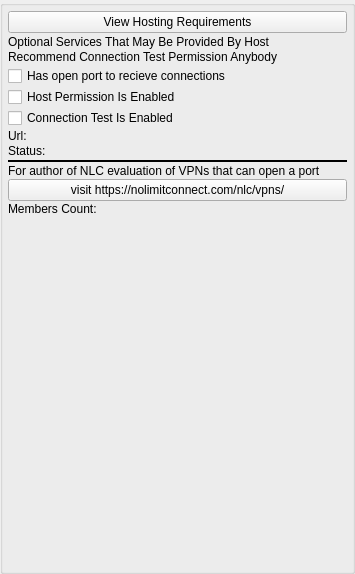
<?xml version="1.0" encoding="UTF-8"?>
<ui version="4.0">
 <class>AppletHostNetworkStatusUi</class>
 <widget class="QWidget" name="AppletHostNetworkStatusUi">
  <property name="geometry">
   <rect>
    <x>0</x>
    <y>0</y>
    <width>355</width>
    <height>574</height>
   </rect>
  </property>
  <property name="sizePolicy">
   <sizepolicy hsizetype="Expanding" vsizetype="Expanding">
    <horstretch>0</horstretch>
    <verstretch>0</verstretch>
   </sizepolicy>
  </property>
  <property name="windowTitle">
   <string>Hosting Requirements Status</string>
  </property>
  <layout class="QGridLayout" name="gridLayout">
   <property name="leftMargin">
    <number>0</number>
   </property>
   <property name="topMargin">
    <number>0</number>
   </property>
   <property name="rightMargin">
    <number>0</number>
   </property>
   <property name="bottomMargin">
    <number>0</number>
   </property>
   <property name="spacing">
    <number>0</number>
   </property>
   <item row="0" column="0">
    <widget class="QGroupBox" name="ItemsGroupBox">
     <property name="minimumSize">
      <size>
       <width>0</width>
       <height>0</height>
      </size>
     </property>
     <property name="title">
      <string/>
     </property>
     <layout class="QVBoxLayout" name="verticalLayout">
      <property name="spacing">
       <number>1</number>
      </property>
      <property name="leftMargin">
       <number>5</number>
      </property>
      <property name="topMargin">
       <number>5</number>
      </property>
      <property name="rightMargin">
       <number>5</number>
      </property>
      <property name="bottomMargin">
       <number>5</number>
      </property>
      <item>
       <widget class="QPushButton" name="m_HostingRequirementsButton">
        <property name="text">
         <string>View Hosting Requirements</string>
        </property>
       </widget>
      </item>
      <item>
       <widget class="PermissionWidget" name="m_HostPermissionWidget" native="true"/>
      </item>
      <item>
       <widget class="QLabel" name="m_OptionalServiceLabel1">
        <property name="text">
         <string>Optional Services That May Be Provided By Host</string>
        </property>
       </widget>
      </item>
      <item>
       <widget class="QLabel" name="m_OptionalServiceLabel2">
        <property name="text">
         <string>Recommend Connection Test Permission Anybody</string>
        </property>
       </widget>
      </item>
      <item>
       <widget class="PermissionWidget" name="m_ConnectTestPermissionWidget" native="true"/>
      </item>
      <item>
       <widget class="QCheckBox" name="m_OpenPortCheckBox">
        <property name="text">
         <string>Has open port to recieve connections</string>
        </property>
       </widget>
      </item>
      <item>
       <widget class="QCheckBox" name="m_HostPermissionCheckBox">
        <property name="text">
         <string>Host Permission Is Enabled</string>
        </property>
       </widget>
      </item>
      <item>
       <widget class="QCheckBox" name="m_ConnectionTestPermissionCheckBox">
        <property name="text">
         <string>Connection Test Is Enabled</string>
        </property>
       </widget>
      </item>
      <item>
       <layout class="QHBoxLayout" name="horizontalLayout_2">
        <item>
         <widget class="QLabel" name="m_UrlTitleLabel">
          <property name="text">
           <string>Url:</string>
          </property>
         </widget>
        </item>
        <item>
         <widget class="QLabel" name="m_UrlText">
          <property name="sizePolicy">
           <sizepolicy hsizetype="Expanding" vsizetype="Preferred">
            <horstretch>0</horstretch>
            <verstretch>0</verstretch>
           </sizepolicy>
          </property>
          <property name="text">
           <string/>
          </property>
         </widget>
        </item>
       </layout>
      </item>
      <item>
       <layout class="QHBoxLayout" name="horizontalLayout_3">
        <item>
         <widget class="QLabel" name="m_StatusTitleLabel">
          <property name="sizePolicy">
           <sizepolicy hsizetype="Minimum" vsizetype="Preferred">
            <horstretch>0</horstretch>
            <verstretch>0</verstretch>
           </sizepolicy>
          </property>
          <property name="text">
           <string>Status:  </string>
          </property>
         </widget>
        </item>
        <item>
         <widget class="QLabel" name="m_HostingStatusText">
          <property name="sizePolicy">
           <sizepolicy hsizetype="Expanding" vsizetype="Preferred">
            <horstretch>0</horstretch>
            <verstretch>0</verstretch>
           </sizepolicy>
          </property>
          <property name="text">
           <string/>
          </property>
         </widget>
        </item>
       </layout>
      </item>
      <item>
       <widget class="Line" name="line">
        <property name="sizePolicy">
         <sizepolicy hsizetype="Expanding" vsizetype="Fixed">
          <horstretch>0</horstretch>
          <verstretch>0</verstretch>
         </sizepolicy>
        </property>
        <property name="minimumSize">
         <size>
          <width>0</width>
          <height>4</height>
         </size>
        </property>
        <property name="maximumSize">
         <size>
          <width>16777215</width>
          <height>4</height>
         </size>
        </property>
        <property name="frameShadow">
         <enum>QFrame::Plain</enum>
        </property>
        <property name="lineWidth">
         <number>2</number>
        </property>
        <property name="orientation">
         <enum>Qt::Horizontal</enum>
        </property>
       </widget>
      </item>
      <item>
       <widget class="QLabel" name="label_3">
        <property name="text">
         <string>For author of NLC evaluation of VPNs that can open a port </string>
        </property>
       </widget>
      </item>
      <item>
       <widget class="QPushButton" name="m_VistEvalVpnsButton">
        <property name="text">
         <string>visit https://nolimitconnect.com/nlc/vpns/</string>
        </property>
       </widget>
      </item>
      <item>
       <layout class="QHBoxLayout" name="horizontalLayout">
        <item>
         <widget class="QLabel" name="m_GroupCountTitleLabel">
          <property name="text">
           <string>Members Count:</string>
          </property>
         </widget>
        </item>
        <item>
         <widget class="QLabel" name="m_GroupListCountLabel">
          <property name="sizePolicy">
           <sizepolicy hsizetype="Expanding" vsizetype="Preferred">
            <horstretch>0</horstretch>
            <verstretch>0</verstretch>
           </sizepolicy>
          </property>
          <property name="text">
           <string/>
          </property>
         </widget>
        </item>
       </layout>
      </item>
      <item>
       <widget class="FriendListWidget" name="friendListWidget" native="true">
        <property name="sizePolicy">
         <sizepolicy hsizetype="Expanding" vsizetype="Expanding">
          <horstretch>0</horstretch>
          <verstretch>0</verstretch>
         </sizepolicy>
        </property>
       </widget>
      </item>
     </layout>
    </widget>
   </item>
  </layout>
 </widget>
 <customwidgets>
  <customwidget>
   <class>PermissionWidget</class>
   <extends>QWidget</extends>
   <header>PermissionWidget.h</header>
   <container>1</container>
  </customwidget>
  <customwidget>
   <class>FriendListWidget</class>
   <extends>QWidget</extends>
   <header>FriendListWidget.h</header>
   <container>1</container>
  </customwidget>
 </customwidgets>
 <resources/>
 <connections/>
</ui>
